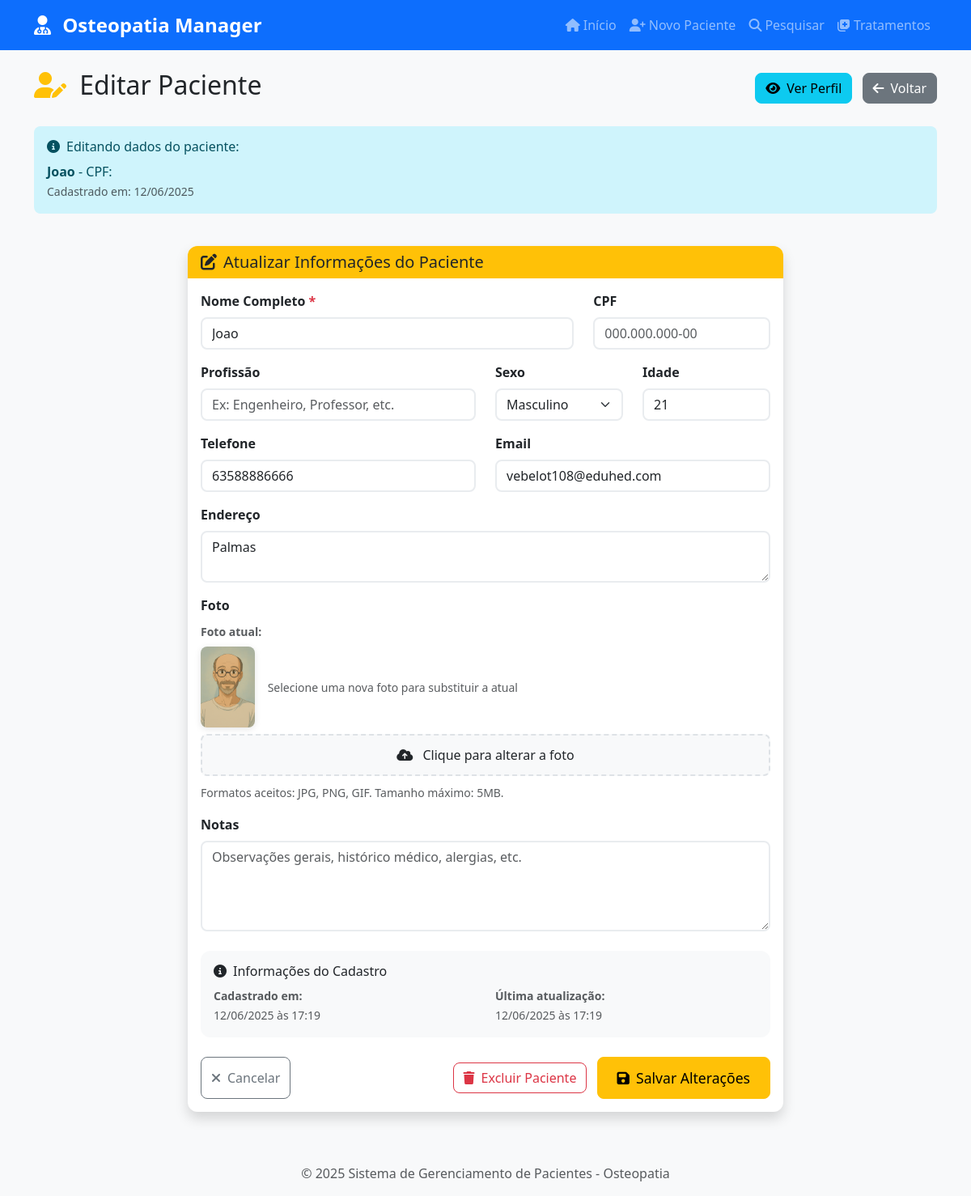
The app's page /editar-paciente/2, older data.
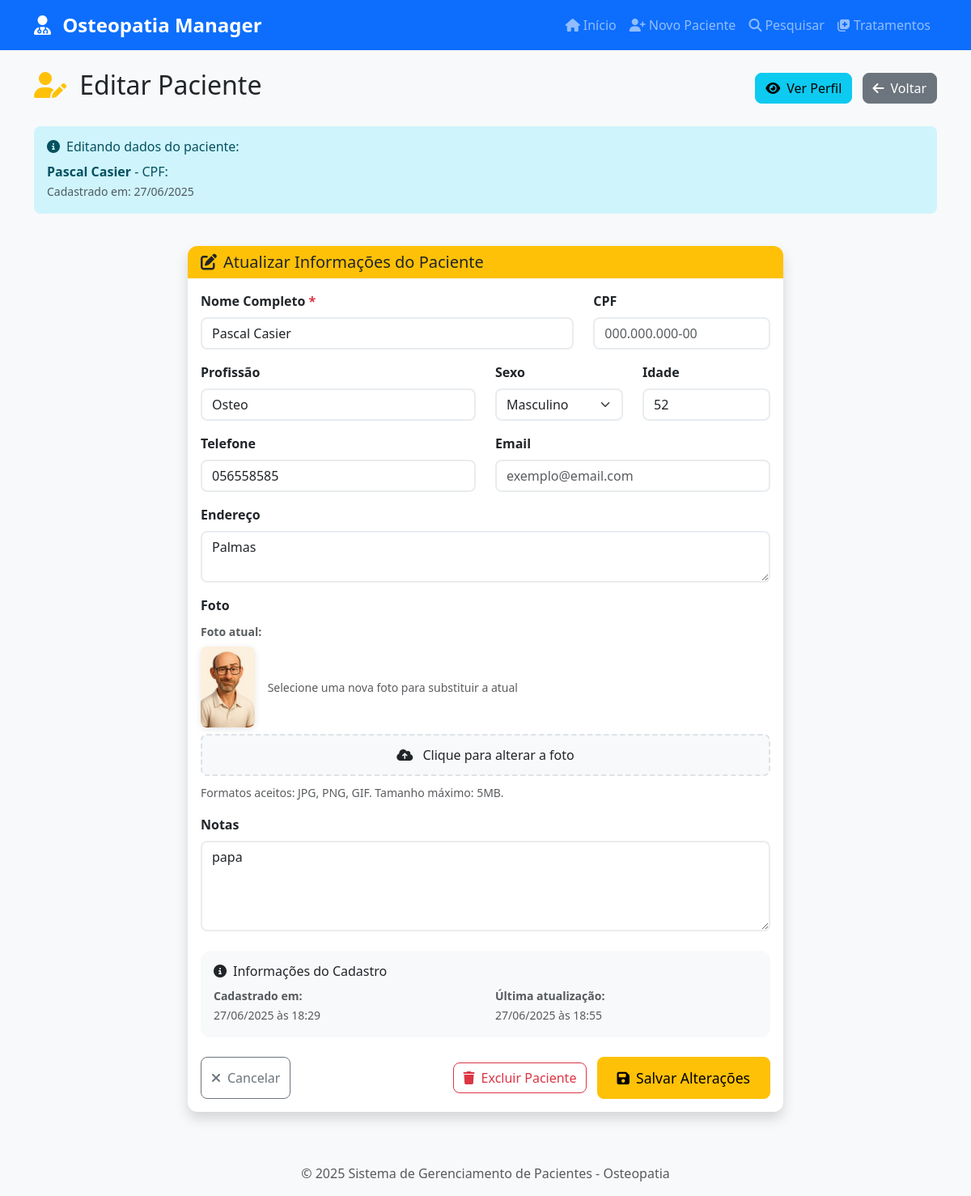
The same page, newer data.
### database/models.py (models this page shows, shortened)
class Paciente(db.Model):
    __tablename__ = 'pacientes'
    id = db.Column(db.Integer, primary_key=True)
    nome_completo = db.Column(db.String(200), nullable=False)
    data_registro = db.Column(db.Date, nullable=False, default=datetime.utcnow().date())
    profissao = db.Column(db.String(100))
    sexo = db.Column(db.String(20))
    idade = db.Column(db.Integer)
    endereco = db.Column(db.Text)
    cpf = db.Column(db.String(14), unique=True, nullable=True)
    telefone = db.Column(db.String(20))
    email = db.Column(db.String(120))
    foto_path = db.Column(db.String(200))
    notas = db.Column(db.Text)
    created_at = db.Column(db.DateTime, default=datetime.utcnow)
    updated_at = db.Column(db.DateTime, default=datetime.utcnow, onupdate=datetime.utcnow)
    tratamentos = db.relationship('Tratamento', backref='paciente', lazy=True, cascade='all, delete-orphan')

### app.py (the view, shortened to what this page needs)
@app.route('/editar-paciente/<int:id>', methods=['GET', 'POST'])
def editar_paciente(id):
    paciente = Paciente.query.get_or_404(id)
    form = PacienteForm(obj=paciente)
    return render_template('editar_paciente.html', form=form, paciente=paciente)

### app.py
class PacienteForm(FlaskForm):
    nome_completo = StringField('Nome Completo', validators=[DataRequired(), Length(min=2, max=200)])
    cpf = StringField('CPF', validators=[Optional()])
    profissao = StringField('Profissão', validators=[Optional(), Length(max=100)])
    sexo = SelectField('Sexo', choices=[('', 'Selecione...'), ('Masculino', 'Masculino'), ('Feminino', 'Feminino'), ('Outro', 'Outro')], validators=[Optional()])
    idade = IntegerField('Idade', validators=[Optional()])
    endereco = TextAreaField('Endereço', validators=[Optional(), Length(max=500)])
    telefone = StringField('Telefone', validators=[Optional(), Length(max=20)])
    email = StringField('Email', validators=[Optional(), Email(), Length(max=120)])
    foto = FileField('Foto', validators=[Optional(), FileAllowed(['jpg', 'jpeg', 'png', 'gif'], 'Apenas imagens são permitidas!')])
    notas = TextAreaField('Notas', validators=[Optional(), Length(max=1000)])

### app.py (called while the page is built)
@app.template_filter('format_cpf')
def format_cpf_filter(cpf):
    return format_cpf(cpf) if cpf else ''

@app.context_processor
def inject_today():
    return {'today': date.today()}

### templates/editar_paciente.html (shortened to what the changed rows need)
{% extends "base.html" %}
{% block content %}
<div class="row">
    <div class="col-12">
        <div class="d-flex justify-content-between align-items-center mb-4">
            <h2>
                <i class="fas fa-user-edit me-2 text-warning"></i>
                Editar Paciente
            </h2>
        </div>
    </div>
</div>
<div class="row mb-4">
    <div class="col-12">
        <div class="alert alert-info">
            <h6 class="mb-2">
                <i class="fas fa-info-circle me-2"></i>Editando dados do paciente:
            </h6>
            <strong>{{ paciente.nome_completo }}</strong> - CPF: {{ paciente.cpf | format_cpf }}
            <br>
            <small class="text-muted">
                Cadastrado em: {{ paciente.data_registro.strftime('%d/%m/%Y') }}
            </small>
        </div>
    </div>
</div>
<div class="row justify-content-center">
    <div class="col-lg-8">
        <div class="card shadow">
            <div class="card-body">
                <form method="POST" enctype="multipart/form-data" id="editarPacienteForm">
                    <div class="row">
                        <div class="col-md-8 mb-3">
                            {{ form.nome_completo.label(class="form-label required") }}
                            {{ form.nome_completo(class="form-control required-field", placeholder="Digite o nome completo do paciente") }}
                        </div>
                        <div class="col-md-4 mb-3">
{{ form.cpf.label(class="form-label") }}
{{ form.cpf(class="form-control cpf-input", placeholder="000.000.000-00") }}
                        </div>
                    </div>
                    <div class="row">
                        <div class="col-md-6 mb-3">
                            {{ form.profissao.label(class="form-label") }}
                            {{ form.profissao(class="form-control", placeholder="Ex: Engenheiro, Professor, etc.") }}
                        </div>
                        <div class="col-md-3 mb-3">
                            {{ form.sexo.label(class="form-label") }}
                            {{ form.sexo(class="form-select") }}
                        </div>
                        <div class="col-md-3 mb-3">
                            {{ form.idade.label(class="form-label") }}
                            {{ form.idade(class="form-control age-input", placeholder="Ex: 35", min="0", max="120") }}
                        </div>
                    </div>
                    <div class="row">
                        <div class="col-md-6 mb-3">
                            {{ form.telefone.label(class="form-label") }}
                            {{ form.telefone(class="form-control phone-input", placeholder="(11) 99999-9999") }}
                        </div>
                        <div class="col-md-6 mb-3">
                            {{ form.email.label(class="form-label") }}
                            {{ form.email(class="form-control email-input", placeholder="exemplo@email.com") }}
                        </div>
                    </div>
                    <div class="mb-3">
                        {{ form.endereco.label(class="form-label") }}
                        {{ form.endereco(class="form-control", rows="2", placeholder="Rua, número, bairro, cidade - CEP") }}
                    </div>
                    <div class="mb-3">
                        {% if paciente.foto_path %}
                        <div class="mb-2">
                            <label class="form-label small text-muted">Foto atual:</label>
                            <div class="d-flex align-items-center">
                                <img src="{{ url_for('static', filename='uploads/' + paciente.foto_path) }}"
                                     alt="Foto atual de {{ paciente.nome_completo }}"
                                     class="image-preview me-3"
                                     style="max-width: 100px; max-height: 100px;">
                                <div>
                                    <small class="text-muted">
                                        Selecione uma nova foto para substituir a atual
                                    </small>
                                </div>
                            </div>
                        </div>
                        {% endif %}
                    </div>
                    <div class="mb-4">
                        {{ form.notas.label(class="form-label") }}
                        {{ form.notas(class="form-control", rows="4", placeholder="Observações gerais, histórico médico, alergias, etc.") }}
                    </div>
                    <div class="card bg-light mb-4">
                        <div class="card-body">
                            <div class="row">
                                <div class="col-md-6">
                                    <small class="text-muted">
                                        <strong>Cadastrado em:</strong><br>
                                        {{ paciente.created_at.strftime('%d/%m/%Y às %H:%M') if paciente.created_at }}
                                    </small>
                                </div>
                                <div class="col-md-6">
                                    <small class="text-muted">
                                        <strong>Última atualização:</strong><br>
                                        {{ paciente.updated_at.strftime('%d/%m/%Y às %H:%M') if paciente.updated_at }}
                                    </small>
                                </div>
                            </div>
                        </div>
                    </div>
                </form>
            </div>
        </div>
    </div>
</div>
{% endblock %}

Row changes from the older to the newer data that the page shows:
changed Paciente "Masculino": nome_completo "Joao" → "Pascal Casier"; data_registro "12/06/2025" → "27/06/2025"; profissao (not shown) → "Osteo"; idade "21" → "52"; telefone "63588886666" → "056558585"; email "vebelot108@eduhed.com" → (not shown); foto_path: a different picture; notas (not shown) → "papa"; created_at "12/06/2025 às 17:19" → "27/06/2025 às 18:29"; updated_at "12/06/2025 às 17:19" → "27/06/2025 às 18:55"
